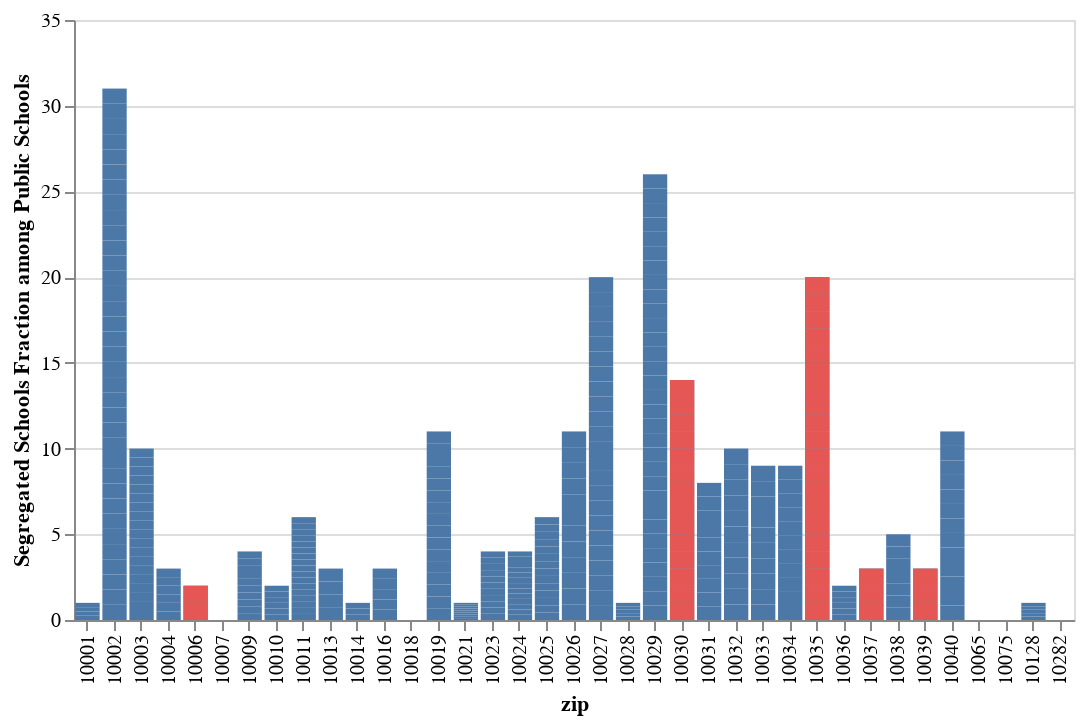

Notebook code cell kept with this figure:
### Code cell
segregated = alt.Chart(NY).mark_bar().transform_calculate(
    segregated=alt.datum.white_student/alt.datum.total_race
).transform_calculate(
  segregatornot="datum.segregated <= 0.1? '1':'0'"
).transform_joinaggregate(
    groupby=['zip'],
    segregate_school = 'sum(segregatornot)',
    total='count(Unnamed: 0)'
).transform_calculate(
   fraction=alt.datum.segregate_school/alt.datum.total
).encode(
    alt.X('zip:N'),
    alt.Y('fraction:Q',title='Segregated Schools Fraction among Public Schools')
).properties(width=500)
highlight =segregated.mark_bar(color="#e45755").encode(
    alt.X('zip:N'),
    alt.Y('fraction:Q'),
).transform_filter(
    alt.datum.fraction == 1
)

segregated+highlight

### Figure 1 — Vega-Lite specification as saved in the notebook (floating-point values rounded to 4 significant figures; data arrays with more than 128 entries replaced by an {"elided": "..."} marker saying what was removed)
{"config": {"view": {"continuousWidth": 400, "continuousHeight": 300}}, "layer": [{"mark": "bar", "encoding": {"x": {"field": "zip", "type": "nominal"}, "y": {"field": "fraction", "title": "Segregated Schools Fraction among Public Schools", "type": "quantitative"}}, "transform": [{"calculate": "(datum.white_student / datum.total_race)", "as": "segregated"}, {"calculate": "datum.segregated <= 0.1? '1':'0'", "as": "segregatornot"}, {"joinaggregate": [{"op": "sum", "field": "segregatornot", "as": "segregate_school"}, {"op": "count", "field": "Unnamed: 0", "as": "total"}], "groupby": ["zip"]}, {"calculate": "(datum.segregate_school / datum.total)", "as": "fraction"}], "width": 500}, {"mark": {"type": "bar", "color": "#e45755"}, "encoding": {"x": {"field": "zip", "type": "nominal"}, "y": {"field": "fraction", "type": "quantitative"}}, "transform": [{"calculate": "(datum.white_student / datum.total_race)", "as": "segregated"}, {"calculate": "datum.segregated <= 0.1? '1':'0'", "as": "segregatornot"}, {"joinaggregate": [{"op": "sum", "field": "segregatornot", "as": "segregate_school"}, {"op": "count", "field": "Unnamed: 0", "as": "total"}], "groupby": ["zip"]}, {"calculate": "(datum.segregate_school / datum.total)", "as": "fraction"}, {"filter": "(datum.fraction === 1)"}], "width": 500}], "data": {"name": "data-8a1f0ee5859d8dba1a2c452cc1f9de32"}, "$schema": "https://vega.github.io/schema/vega-lite/v4.17.0.json", "datasets": {"data-8a1f0ee5859d8dba1a2c452cc1f9de32": {"elided": "365 records"}}}
